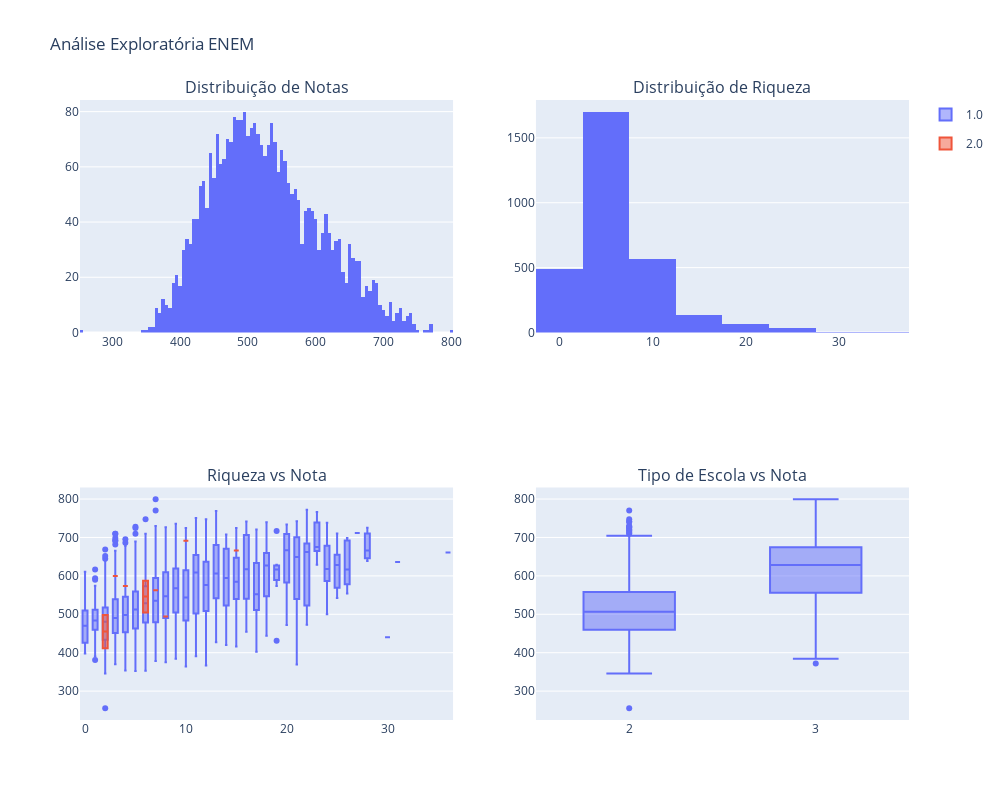

Notebook code cell kept with this figure:
### Code cell
if __name__ == "__main__":
    plots(sample)

### Figure 1 — Plotly figure (JSON) as saved in the notebook; plotly's stock layout.template omitted (floating-point values rounded to 4 significant figures; data arrays with more than 128 entries replaced by an {"elided": "..."} marker saying what was removed)
{"data": [{"bingroup": "x", "hovertemplate": "MEDIA_CANDIDATO=%{x}<br>count=%{y}<extra></extra>", "legendgroup": "", "marker": {"color": "#636efa", "pattern": {"shape": ""}}, "name": "", "orientation": "v", "showlegend": false, "type": "histogram", "x": {"elided": "3000 float values"}, "xaxis": "x", "yaxis": "y"}, {"bingroup": "x", "hovertemplate": "SCORE_RIQUEZA=%{x}<br>count=%{y}<extra></extra>", "legendgroup": "", "marker": {"color": "#636efa", "pattern": {"shape": ""}}, "name": "", "nbinsx": 200, "orientation": "v", "showlegend": false, "type": "histogram", "x": {"elided": "3000 int values"}, "xaxis": "x2", "yaxis": "y2"}, {"alignmentgroup": "True", "hovertemplate": "TP_ENSINO=1.0<br>SCORE_RIQUEZA=%{x}<br>MEDIA_CANDIDATO=%{y}<extra></extra>", "legendgroup": "1.0", "marker": {"color": "#636efa"}, "name": "1.0", "notched": false, "offsetgroup": "1.0", "orientation": "v", "showlegend": true, "type": "box", "x": {"elided": "2990 int values"}, "x0": " ", "xaxis": "x3", "y": {"elided": "2990 float values"}, "y0": " ", "yaxis": "y3"}, {"alignmentgroup": "True", "hovertemplate": "TP_ENSINO=2.0<br>SCORE_RIQUEZA=%{x}<br>MEDIA_CANDIDATO=%{y}<extra></extra>", "legendgroup": "2.0", "marker": {"color": "#EF553B"}, "name": "2.0", "notched": false, "offsetgroup": "2.0", "orientation": "v", "showlegend": true, "type": "box", "x": [2, 10, 4, 6, 6, 7, 2, 3, 8, 15], "x0": " ", "xaxis": "x3", "y": [498.4, 691.8, 573.7, 504.9, 587.6, 562.5, 411.4, 599.5, 494.2, 665.9], "y0": " ", "yaxis": "y3"}, {"alignmentgroup": "True", "hovertemplate": "TP_ESCOLA=%{x}<br>MEDIA_CANDIDATO=%{y}<extra></extra>", "legendgroup": "", "marker": {"color": "#636efa"}, "name": "", "notched": false, "offsetgroup": "", "orientation": "v", "showlegend": false, "type": "box", "x": {"elided": "3000 int values"}, "x0": " ", "xaxis": "x4", "y": {"elided": "3000 float values"}, "y0": " ", "yaxis": "y4"}], "layout": {"annotations": [{"font": {"size": 16}, "showarrow": false, "text": "Distribuição de Notas", "x": 0.225, "xanchor": "center", "xref": "paper", "y": 1, "yanchor": "bottom", "yref": "paper"}, {"font": {"size": 16}, "showarrow": false, "text": "Distribuição de Riqueza", "x": 0.775, "xanchor": "center", "xref": "paper", "y": 1, "yanchor": "bottom", "yref": "paper"}, {"font": {"size": 16}, "showarrow": false, "text": "Riqueza vs Nota", "x": 0.225, "xanchor": "center", "xref": "paper", "y": 0.375, "yanchor": "bottom", "yref": "paper"}, {"font": {"size": 16}, "showarrow": false, "text": "Tipo de Escola vs Nota", "x": 0.775, "xanchor": "center", "xref": "paper", "y": 0.375, "yanchor": "bottom", "yref": "paper"}], "height": 800, "title": {"text": "Análise Exploratória ENEM"}, "width": 1000, "xaxis": {"anchor": "y", "domain": [0, 0.45]}, "xaxis2": {"anchor": "y2", "domain": [0.55, 1]}, "xaxis3": {"anchor": "y3", "domain": [0, 0.45]}, "xaxis4": {"anchor": "y4", "domain": [0.55, 1]}, "yaxis": {"anchor": "x", "domain": [0.625, 1]}, "yaxis2": {"anchor": "x2", "domain": [0.625, 1]}, "yaxis3": {"anchor": "x3", "domain": [0, 0.375]}, "yaxis4": {"anchor": "x4", "domain": [0, 0.375]}}}
